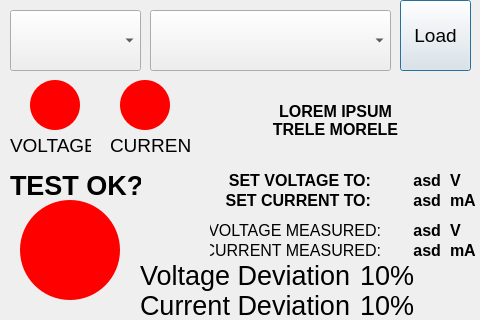
<?xml version="1.0" encoding="UTF-8"?>
<ui version="4.0">
 <class>Dialog</class>
 <widget class="QDialog" name="Dialog">
  <property name="geometry">
   <rect>
    <x>0</x>
    <y>0</y>
    <width>480</width>
    <height>320</height>
   </rect>
  </property>
  <property name="windowTitle">
   <string>Dialog</string>
  </property>
  <property name="autoFillBackground">
   <bool>true</bool>
  </property>
  <property name="styleSheet">
   <string notr="true"/>
  </property>
  <widget class="QComboBox" name="comboBoxDirs">
   <property name="geometry">
    <rect>
     <x>10</x>
     <y>10</y>
     <width>131</width>
     <height>61</height>
    </rect>
   </property>
   <property name="font">
    <font>
     <pointsize>22</pointsize>
     <weight>75</weight>
     <bold>true</bold>
    </font>
   </property>
  </widget>
  <widget class="QComboBox" name="comboBoxConfigs">
   <property name="geometry">
    <rect>
     <x>150</x>
     <y>10</y>
     <width>241</width>
     <height>61</height>
    </rect>
   </property>
   <property name="font">
    <font>
     <pointsize>22</pointsize>
     <weight>75</weight>
     <bold>true</bold>
    </font>
   </property>
  </widget>
  <widget class="QPushButton" name="pushButtonLoad">
   <property name="geometry">
    <rect>
     <x>400</x>
     <y>0</y>
     <width>71</width>
     <height>71</height>
    </rect>
   </property>
   <property name="font">
    <font>
     <pointsize>14</pointsize>
     <weight>50</weight>
     <bold>false</bold>
    </font>
   </property>
   <property name="text">
    <string>Load</string>
   </property>
  </widget>
  <widget class="QPushButton" name="pushButtonVoltage">
   <property name="geometry">
    <rect>
     <x>30</x>
     <y>80</y>
     <width>50</width>
     <height>50</height>
    </rect>
   </property>
   <property name="styleSheet">
    <string notr="true"> background-color: red;
 border-style: solid;
 border-radius:25px;
 max-width:50px;
 max-height:50px;
 min-width:50px;
 min-height:50px;</string>
   </property>
   <property name="text">
    <string/>
   </property>
  </widget>
  <widget class="QPushButton" name="pushButtonCurrent">
   <property name="geometry">
    <rect>
     <x>120</x>
     <y>80</y>
     <width>50</width>
     <height>50</height>
    </rect>
   </property>
   <property name="styleSheet">
    <string notr="true"> background-color: red;
 border-style: solid;
 border-radius:25px;
 max-width:50px;
 max-height:50px;
 min-width:50px;
 min-height:50px;</string>
   </property>
   <property name="text">
    <string/>
   </property>
  </widget>
  <widget class="QLabel" name="label_3">
   <property name="geometry">
    <rect>
     <x>10</x>
     <y>130</y>
     <width>81</width>
     <height>31</height>
    </rect>
   </property>
   <property name="font">
    <font>
     <pointsize>14</pointsize>
    </font>
   </property>
   <property name="text">
    <string>VOLTAGE</string>
   </property>
  </widget>
  <widget class="QLabel" name="label_4">
   <property name="geometry">
    <rect>
     <x>110</x>
     <y>130</y>
     <width>81</width>
     <height>31</height>
    </rect>
   </property>
   <property name="font">
    <font>
     <pointsize>14</pointsize>
    </font>
   </property>
   <property name="text">
    <string>CURRENT</string>
   </property>
  </widget>
  <widget class="QPushButton" name="pushButtonALL">
   <property name="geometry">
    <rect>
     <x>20</x>
     <y>200</y>
     <width>100</width>
     <height>100</height>
    </rect>
   </property>
   <property name="styleSheet">
    <string notr="true"> background-color: red;
 border-style: solid;
 border-radius:50px;
 max-width:100px;
 max-height:100px;
 min-width:100px;
 min-height:100px;</string>
   </property>
   <property name="text">
    <string/>
   </property>
  </widget>
  <widget class="QLabel" name="label_7">
   <property name="geometry">
    <rect>
     <x>10</x>
     <y>170</y>
     <width>131</width>
     <height>31</height>
    </rect>
   </property>
   <property name="font">
    <font>
     <pointsize>20</pointsize>
     <weight>75</weight>
     <bold>true</bold>
    </font>
   </property>
   <property name="text">
    <string>TEST OK?</string>
   </property>
  </widget>
  <widget class="QLabel" name="label_8">
   <property name="geometry">
    <rect>
     <x>210</x>
     <y>220</y>
     <width>171</width>
     <height>21</height>
    </rect>
   </property>
   <property name="font">
    <font>
     <pointsize>12</pointsize>
    </font>
   </property>
   <property name="text">
    <string>VOLTAGE MEASURED:</string>
   </property>
   <property name="alignment">
    <set>Qt::AlignRight|Qt::AlignTrailing|Qt::AlignVCenter</set>
   </property>
  </widget>
  <widget class="QLabel" name="label_9">
   <property name="geometry">
    <rect>
     <x>210</x>
     <y>240</y>
     <width>171</width>
     <height>21</height>
    </rect>
   </property>
   <property name="font">
    <font>
     <pointsize>12</pointsize>
    </font>
   </property>
   <property name="text">
    <string>CURRENT MEASURED:</string>
   </property>
   <property name="alignment">
    <set>Qt::AlignRight|Qt::AlignTrailing|Qt::AlignVCenter</set>
   </property>
  </widget>
  <widget class="QLabel" name="labelAdditionalInfo">
   <property name="geometry">
    <rect>
     <x>200</x>
     <y>80</y>
     <width>271</width>
     <height>81</height>
    </rect>
   </property>
   <property name="font">
    <font>
     <pointsize>12</pointsize>
     <weight>75</weight>
     <bold>true</bold>
    </font>
   </property>
   <property name="text">
    <string>LOREM IPSUM 
TRELE MORELE</string>
   </property>
   <property name="alignment">
    <set>Qt::AlignCenter</set>
   </property>
  </widget>
  <widget class="QLabel" name="label_13">
   <property name="geometry">
    <rect>
     <x>140</x>
     <y>290</y>
     <width>211</width>
     <height>31</height>
    </rect>
   </property>
   <property name="font">
    <font>
     <pointsize>20</pointsize>
    </font>
   </property>
   <property name="text">
    <string>Current Deviation</string>
   </property>
  </widget>
  <widget class="QLabel" name="CurrentDeviationLabel">
   <property name="geometry">
    <rect>
     <x>360</x>
     <y>290</y>
     <width>111</width>
     <height>31</height>
    </rect>
   </property>
   <property name="font">
    <font>
     <pointsize>20</pointsize>
    </font>
   </property>
   <property name="text">
    <string>10%</string>
   </property>
  </widget>
  <widget class="QLabel" name="label_10">
   <property name="geometry">
    <rect>
     <x>200</x>
     <y>170</y>
     <width>171</width>
     <height>21</height>
    </rect>
   </property>
   <property name="font">
    <font>
     <pointsize>12</pointsize>
     <weight>75</weight>
     <bold>true</bold>
    </font>
   </property>
   <property name="text">
    <string>SET VOLTAGE TO:</string>
   </property>
   <property name="alignment">
    <set>Qt::AlignRight|Qt::AlignTrailing|Qt::AlignVCenter</set>
   </property>
  </widget>
  <widget class="QLabel" name="label_11">
   <property name="geometry">
    <rect>
     <x>200</x>
     <y>190</y>
     <width>171</width>
     <height>21</height>
    </rect>
   </property>
   <property name="font">
    <font>
     <pointsize>12</pointsize>
     <weight>75</weight>
     <bold>true</bold>
    </font>
   </property>
   <property name="text">
    <string>SET CURRENT TO:</string>
   </property>
   <property name="alignment">
    <set>Qt::AlignRight|Qt::AlignTrailing|Qt::AlignVCenter</set>
   </property>
  </widget>
  <widget class="QLabel" name="labelVoltageMeasured">
   <property name="geometry">
    <rect>
     <x>380</x>
     <y>220</y>
     <width>61</width>
     <height>21</height>
    </rect>
   </property>
   <property name="font">
    <font>
     <pointsize>12</pointsize>
     <weight>75</weight>
     <bold>true</bold>
    </font>
   </property>
   <property name="text">
    <string>asd</string>
   </property>
   <property name="alignment">
    <set>Qt::AlignRight|Qt::AlignTrailing|Qt::AlignVCenter</set>
   </property>
  </widget>
  <widget class="QLabel" name="labelCurrentMeasured">
   <property name="geometry">
    <rect>
     <x>380</x>
     <y>240</y>
     <width>61</width>
     <height>21</height>
    </rect>
   </property>
   <property name="font">
    <font>
     <pointsize>12</pointsize>
     <weight>75</weight>
     <bold>true</bold>
    </font>
   </property>
   <property name="text">
    <string>asd</string>
   </property>
   <property name="alignment">
    <set>Qt::AlignRight|Qt::AlignTrailing|Qt::AlignVCenter</set>
   </property>
  </widget>
  <widget class="QLabel" name="labelSetCurrentTo_2">
   <property name="geometry">
    <rect>
     <x>450</x>
     <y>240</y>
     <width>31</width>
     <height>21</height>
    </rect>
   </property>
   <property name="font">
    <font>
     <pointsize>12</pointsize>
     <weight>75</weight>
     <bold>true</bold>
    </font>
   </property>
   <property name="text">
    <string>mA</string>
   </property>
   <property name="alignment">
    <set>Qt::AlignLeading|Qt::AlignLeft|Qt::AlignVCenter</set>
   </property>
  </widget>
  <widget class="QLabel" name="labelSetCurrentTo_3">
   <property name="geometry">
    <rect>
     <x>450</x>
     <y>220</y>
     <width>16</width>
     <height>21</height>
    </rect>
   </property>
   <property name="font">
    <font>
     <pointsize>12</pointsize>
     <weight>75</weight>
     <bold>true</bold>
    </font>
   </property>
   <property name="text">
    <string>V</string>
   </property>
   <property name="alignment">
    <set>Qt::AlignLeading|Qt::AlignLeft|Qt::AlignVCenter</set>
   </property>
  </widget>
  <widget class="QLabel" name="labelSetCurrentTo_4">
   <property name="geometry">
    <rect>
     <x>450</x>
     <y>190</y>
     <width>31</width>
     <height>21</height>
    </rect>
   </property>
   <property name="font">
    <font>
     <pointsize>12</pointsize>
     <weight>75</weight>
     <bold>true</bold>
    </font>
   </property>
   <property name="text">
    <string>mA</string>
   </property>
   <property name="alignment">
    <set>Qt::AlignLeading|Qt::AlignLeft|Qt::AlignVCenter</set>
   </property>
  </widget>
  <widget class="QLabel" name="labelSetCurrentTo_5">
   <property name="geometry">
    <rect>
     <x>450</x>
     <y>170</y>
     <width>16</width>
     <height>21</height>
    </rect>
   </property>
   <property name="font">
    <font>
     <pointsize>12</pointsize>
     <weight>75</weight>
     <bold>true</bold>
    </font>
   </property>
   <property name="text">
    <string>V</string>
   </property>
   <property name="alignment">
    <set>Qt::AlignLeading|Qt::AlignLeft|Qt::AlignVCenter</set>
   </property>
  </widget>
  <widget class="QLabel" name="labelSetVoltageTo">
   <property name="geometry">
    <rect>
     <x>380</x>
     <y>170</y>
     <width>61</width>
     <height>21</height>
    </rect>
   </property>
   <property name="font">
    <font>
     <pointsize>12</pointsize>
     <weight>75</weight>
     <bold>true</bold>
    </font>
   </property>
   <property name="text">
    <string>asd</string>
   </property>
   <property name="alignment">
    <set>Qt::AlignRight|Qt::AlignTrailing|Qt::AlignVCenter</set>
   </property>
  </widget>
  <widget class="QLabel" name="labelSetCurrentTo">
   <property name="geometry">
    <rect>
     <x>380</x>
     <y>190</y>
     <width>61</width>
     <height>21</height>
    </rect>
   </property>
   <property name="font">
    <font>
     <pointsize>12</pointsize>
     <weight>75</weight>
     <bold>true</bold>
    </font>
   </property>
   <property name="text">
    <string>asd</string>
   </property>
   <property name="alignment">
    <set>Qt::AlignRight|Qt::AlignTrailing|Qt::AlignVCenter</set>
   </property>
  </widget>
  <widget class="QLabel" name="label_14">
   <property name="geometry">
    <rect>
     <x>140</x>
     <y>260</y>
     <width>211</width>
     <height>31</height>
    </rect>
   </property>
   <property name="font">
    <font>
     <pointsize>20</pointsize>
    </font>
   </property>
   <property name="text">
    <string>Voltage Deviation</string>
   </property>
  </widget>
  <widget class="QLabel" name="VoltageDeviationLabel">
   <property name="geometry">
    <rect>
     <x>360</x>
     <y>260</y>
     <width>111</width>
     <height>31</height>
    </rect>
   </property>
   <property name="font">
    <font>
     <pointsize>20</pointsize>
    </font>
   </property>
   <property name="text">
    <string>10%</string>
   </property>
  </widget>
 </widget>
 <resources/>
 <connections/>
</ui>
